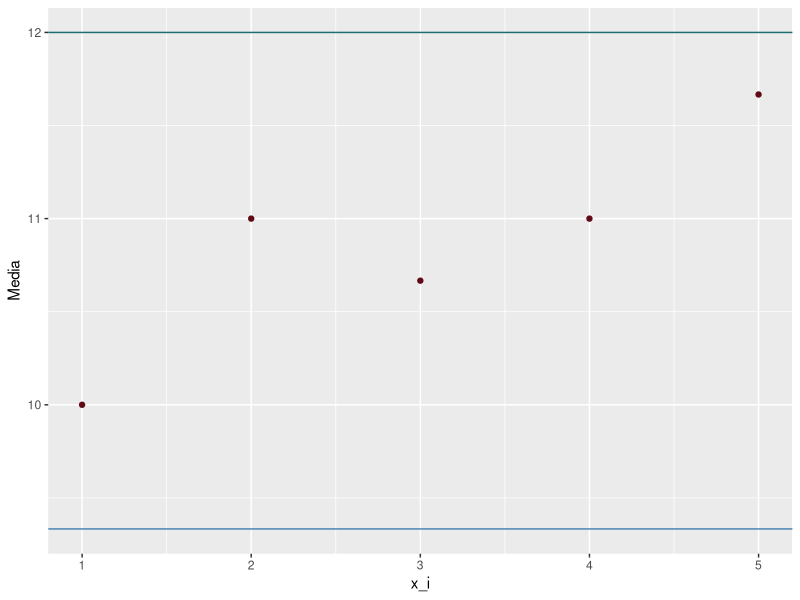
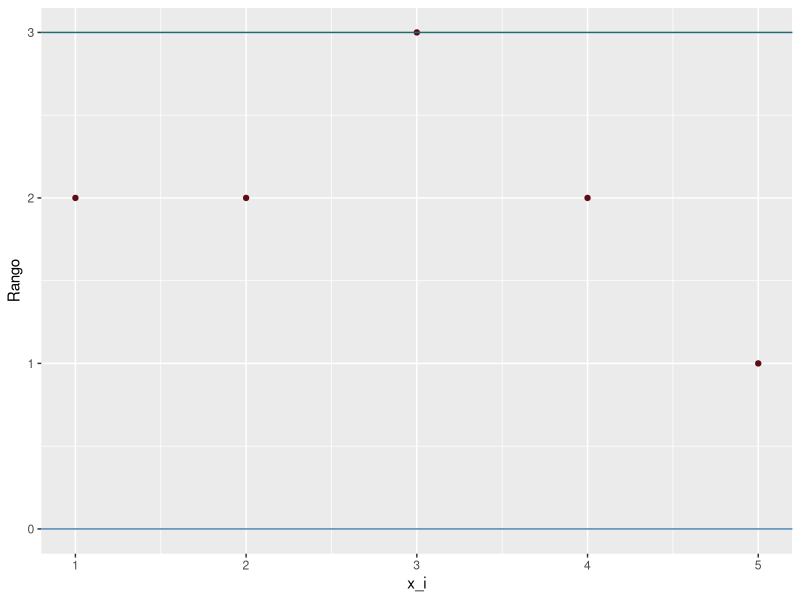

Generate these figures, in order, with R:
if (!require('ggplot2')) install.packages('ggplot2'); 
library(ggplot2)

if (!require('readxl')) install.packages("readxl"); 
library(readxl)


set.seed(140)

#Datos para el algoritmo
#distribuci?n exponencial d=7
samples = c(9,10,11,11,12,10,9,11,12,10,11,12,12,12,11)
n <- c(3)
k <- c(5)
alphainit <- c(0.0026997961)
bboots <- c(300)
a<-sqrt(n/(n-1))

#Medias y rangos
mediamuestral <- array(1:(k*bboots)+1)
rangoboots <- array(1:(k*bboots)+1)

#Limites
BootsMedia <- array(1:2)
BootsRango <- array(1:2)

#Media y rango
Rango = array(1:k)
Media = array(1:k)

# ------------------------------------------------------------------
# --------------- Algoritmo para calcular limites ------------------
# ------------------------------------------------------------------

for(i in 0:(k-1)){
  maximo = min(samples)
  minimo = max(samples)
  Media[i+1] = 0
  for(j in 1:n){ 
    if(maximo < samples[i*n+j]){
      maximo = samples[i*n+j]
    }
    if(minimo > samples[i*n+j]){
      minimo = samples[i*n+j]
    }
    Media[i+1] = Media[i+1] + samples[i*n+j]
  }
  Rango[i+1] = maximo - minimo
  Media[i+1] = Media[i+1] / n
}


bootsrango <- replicate(bboots,samples)
permrango <- sample(bootsrango,size=(n*k*bboots))
permrango <- array(permrango,c(n,k*bboots))

boots <- replicate(bboots,samples)
perm <- sample(boots,size=(n*k*bboots))
perm <- array(perm,c(n,k*bboots))


for (i in 0:((k*bboots)-1)){ 
  rangoboots[i+1] = (max(permrango[,i+1])-min(permrango[,i+1]))
  mediamuestral[i+1] = mean(perm[,i+1])
}
mediamuestral <- sort(mediamuestral)
rangoboots <- sort(rangoboots)

BootsRango[1] <- rangoboots[as.integer((k*bboots)*alphainit/2)]
BootsRango[2] <- rangoboots[as.integer((k*bboots)*(1-alphainit/2))+1]
BootsMedia[1] <- mediamuestral[as.integer((k*bboots)*alphainit/2)]
BootsMedia[2] <- mediamuestral[as.integer((k*bboots)*(1-alphainit/2))+1]

print(mediamuestral)
print(rangoboots)

print(BootsMedia)
print(BootsRango)

# ------------------------------------------------------------------
# -------------------- Impresiones y Gr�ficos ----------------------
# ------------------------------------------------------------------


#Graficos con limites Shewart y Bootstrap

datmedia <- data.frame(Media)
datrango <- data.frame(Rango)
x_i <- 1:k

#Grafico Bootstrap Media
medgraph <- ggplot(datmedia, aes(x_i,Media), colour = "#610a15")
(medgraph + geom_point(colour = "#610a15")) + geom_hline(yintercept = BootsMedia[1], colour="steelblue") + geom_hline(yintercept = BootsMedia[2], colour = "#1e6b70" )

#Grafico Bootstrap Rango
rangraph <- ggplot(datrango, aes(x_i,Rango), colour = "#610a15")
(rangraph + geom_point(colour = "#610a15")) + geom_hline(yintercept = BootsRango[1], colour="steelblue") + geom_hline(yintercept = BootsRango[2], colour = "#1e6b70" )

#Creacion de archivos txt
#write.table(BootsMedia,"Limite Bootstrap Media 0,0027.txt",sep = "\t",row.names = FALSE, col.names = c("Limite inferior", "Limite superior"))
#write.table(BootsRango,"Limite Bootstrap Rango 0,0027.txt",sep = "\t",row.names = FALSE, col.names = c("Limite inferior", "Limite superior"))

